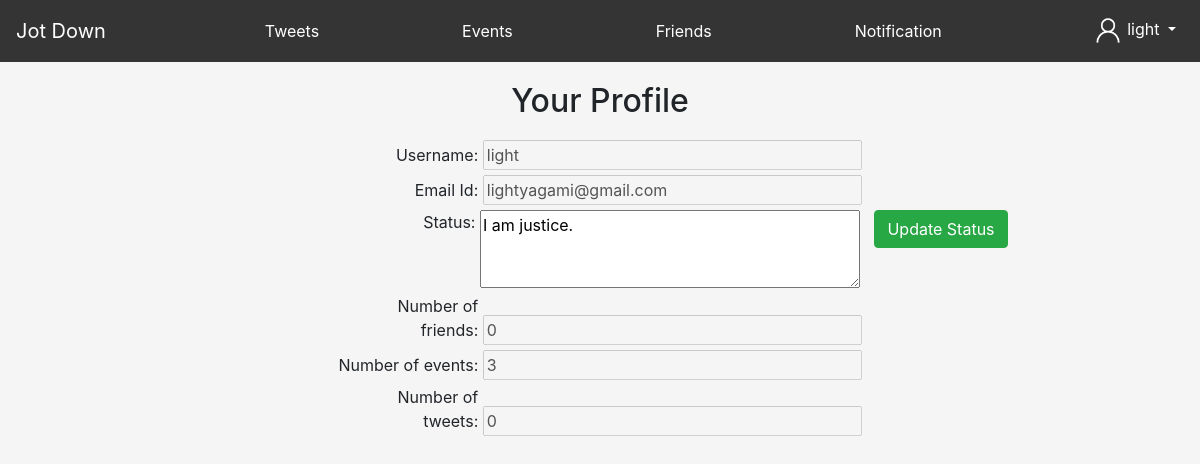
/profile (signed in), run on an earlier commit of the app's database.
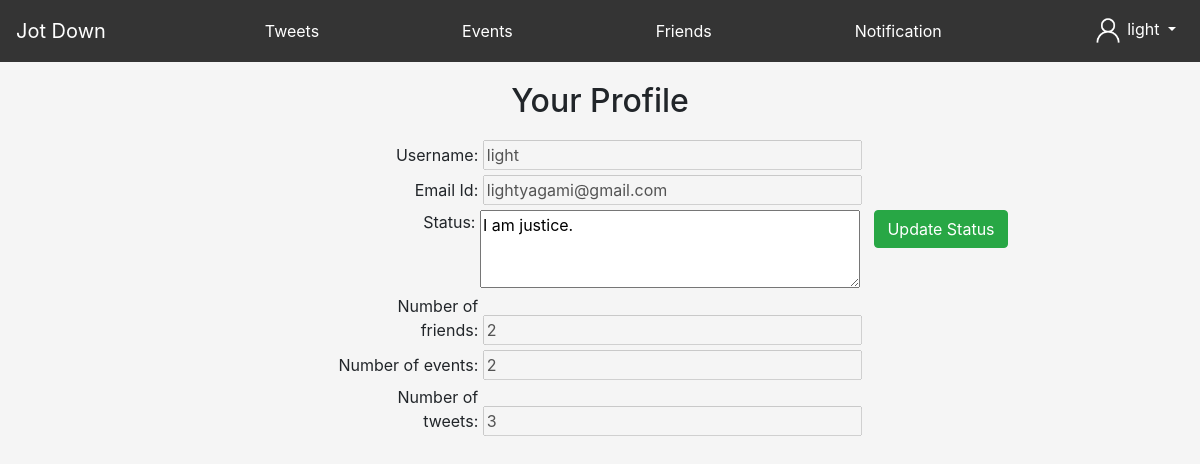
And on a later commit of the database.
### tables this page shows
CREATE TABLE "Users" (
	"username"	TEXT,
	"email"	TEXT COLLATE UTF16CI,
	"password"	TEXT,
	"id"	INTEGER,
	"status"	TEXT DEFAULT NULL,
	"numFriends"	NUMERIC DEFAULT 0,
	"numEvents"	INTEGER DEFAULT 0,
	"numTweets"	INTEGER DEFAULT 0,
	"friends"	TEXT DEFAULT NULL
);

### main.py (the view)
@app.route('/profile')
def profile():
    if 'id' in session:
        username = session['username']
        updateNumEvents(username)
        updateNumFriends(username)
        updateNumTweets(username)
        data = fetchUser(session['username'])
        frndRequests = fetchFriendRequests(session['username'])
        if(len(frndRequests) > 0):
            return render_template('profile.html', username = session['username'], data = data[0], alert = len(frndRequests))
        return render_template('profile.html', username = session['username'], data = data[0])
    return redirect('home')

### pydb.py (called while the page is built)
def fetchUser(username):
    conn = sqlite3.connect('database.db')
    cur = conn.cursor()
    cur.execute("SELECT * FROM Users WHERE username = ?", (username,))
    row = cur.fetchall()
    conn.close()
    print(row)
    return row

def fetchFriendRequests(username):
    con = sqlite3.connect('database.db')
    cur = con.cursor()
    cur.execute("SELECT * FROM frequest WHERE toUser = ?", (username, ))
    row = cur.fetchall()
    con.close()
    return row

def updateNumEvents(username):
    con = sqlite3.connect('database.db')
    cur = con.cursor()
    cur.execute("SELECT * FROM events WHERE username = ?", (username,))
    row = cur.fetchall()
    number = len(row)
    con.execute("UPDATE Users SET numEvents = ? WHERE username = ?", (number, username))
    con.commit()
    con.close()

def updateNumTweets(username):
    con = sqlite3.connect('database.db')
    cur = con.cursor()
    cur.execute("SELECT * FROM tweets WHERE username = ?", (username,))
    row = cur.fetchall()
    number = len(row)
    con.execute("UPDATE Users SET numTweets = ? WHERE username = ?", (number, username))
    con.commit()
    con.close()

def updateNumFriends(username):
    con = sqlite3.connect('database.db')
    cur = con.cursor()
    cur.execute("SELECT * FROM Users WHERE username = ?", (username,))
    row = cur.fetchall()
    number = 0
    if(row[0][8] != None):
        l = row[0][8].split(',')
        number = len(l)
    con.execute("UPDATE Users SET numFriends = ? WHERE username = ?", (number, username))
    con.commit()
    con.close()

### templates/profile.html (shortened to what this page needs)
<!DOCTYPE html>
<html lang="en">
<head>
    <link rel="stylesheet" href="https://cdn.jsdelivr.net/npm/bootstrap@4.5.3/dist/css/bootstrap.min.css">
</head>
<body style="background-size: 250vh;  background-repeat: no-repeat; background-color: whitesmoke; background-position: center; background-attachment: fixed; overflow-x: hidden;">
    <nav class="navbar navbar-expand navbar-light sticky-top" style="background-color: rgba(52, 52, 52) !important;">
      <a class="navbar-brand text-white" href="/home">Jot Down</a>
      <div class="collapse navbar-collapse" id="navbarSupportedContent">
        <a class="navbar-nav text-white ml-auto" style="text-decoration: none;" href="/tweets">Tweets</a>
          <a class="navbar-nav text-white ml-auto" style="text-decoration: none;" href="/events">Events</a>
          <a class="navbar-nav text-white ml-auto" style="text-decoration: none;" href="/friends">Friends</a>
          <a class="navbar-nav text-white ml-auto" style="text-decoration: none;" href="/notifications">Notification{% if alert %}<span style="border-radius: 50%; width: 25px;" class="badge badge-danger">{{alert}}</span>{% endif %}</a>
        <ul class="navbar-nav ml-auto">
          <li class="nav-item dropdown">
              <a class="nav-link dropdown-toggle text-white" href="#" id="navbarDropdown" role="button" data-toggle="dropdown" aria-haspopup="true" aria-expanded="false">
                  <img src="/static/person.png" height="30px" width="30px">
                  {{session['username']}}
              </a>
          </li>
        </ul>
      </div>
    </nav>
    <h2 style="text-align: center; margin-top: 20px; margin-bottom: 20px;">Your Profile</h2>
    <div class="text-center">
      <form action = '/statusupdate' method="POST">
          <label style="width: 140px; text-align: right;">Username: </label>
          <input size="32" type="text" value="{{data[0]}}" disabled>
          <br>
          <label style="width: 140px; text-align: right;">Email Id: </label>
          <input size="32" type="text" value="{{data[1]}}" disabled>
          <br>
          <label style="width: 283px; text-align: right; vertical-align: top;">Status: </label>
          <textarea name="status" cols="35" rows="3">{{data[4]}}</textarea>
          <button class="btn btn-success" type="submit" style="margin-left: 10px; vertical-align: top;">Update Status</button>
          <br>
          <label style="width: 140px; text-align: right;">Number of friends: </label>
          <input size="32" type="text" value="{{data[5]}}" disabled>
          <br>
          <label style="width: 140px; text-align: right;"> Number of events: </label>
          <input size="32" type="text" value="{{data[6]}}" disabled>
          <br>
          <label style="width: 140px; text-align: right;"> Number of tweets: </label>
          <input size="32" type="text" value="{{data[7]}}" disabled>
      </form>
    </div>
</body>
</html>

What changed in the data, as far as the page shows it:
changed Users "light": numFriends "0" → "2"; numEvents "3" → "2"; numTweets "0" → "3"
